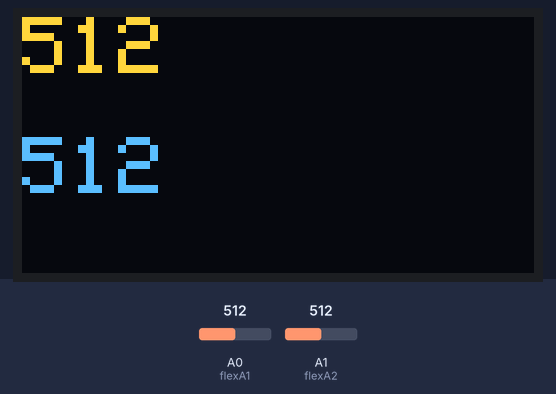
The sketch below on a simulated Arduino Uno, built with avr-gcc and run on an emulated ATmega328P. Parts: 128×64 one-colour display. The inputs (shaded band) are chosen by the test bench; at power-on: A0 (flexA1) = 512, A1 (flexA2) = 512. The OLED is the two-colour kind (top 16 rows yellow); no radio packets arrive unless stated; what the sketch prints to the serial monitor is not drawn.

Above: at 4.2 s.
4.3 s: A0 (flexA1) set to 107
At 4.8 s:
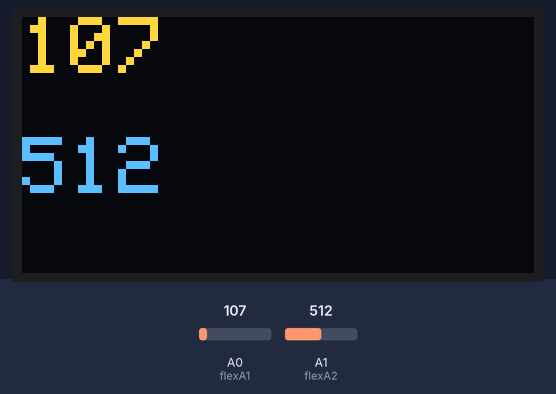
5.8 s: A0 (flexA1) set to 89
At 6.2 s:
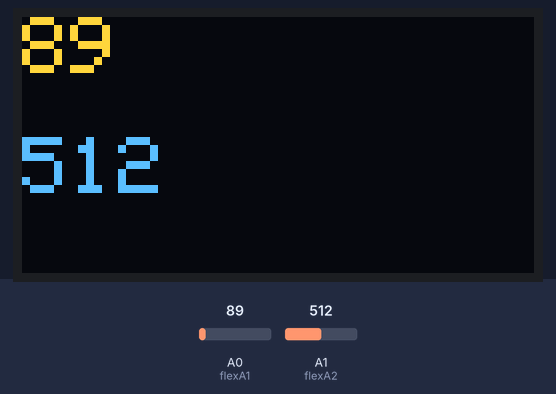
7.3 s: A1 (flexA2) set to 109
At 8.2 s:
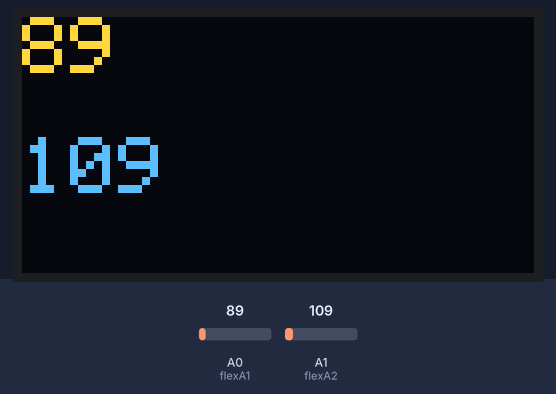
8.8 s: A1 (flexA2) set to 91
At 10.0 s:
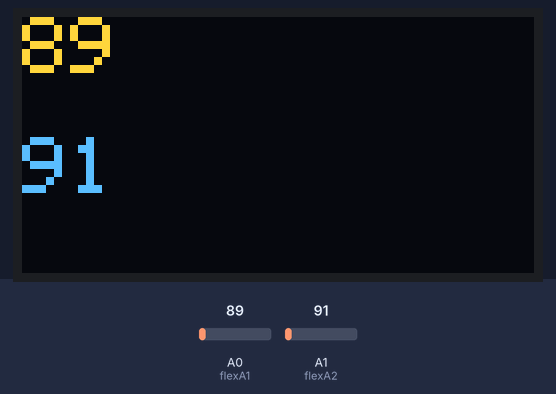
10.3 s: A1 (flexA2) set to 122
At 11.5 s:
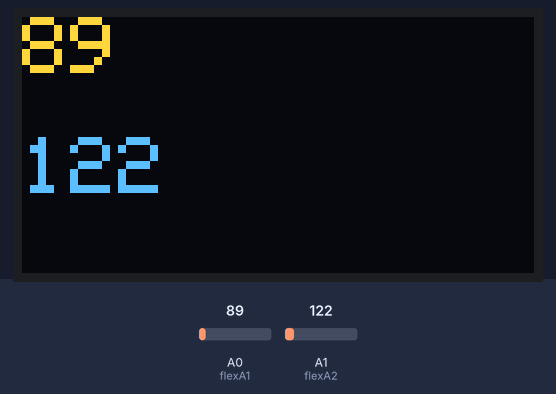
11.8 s: A0 (flexA1) set to 122
At 13.3 s:
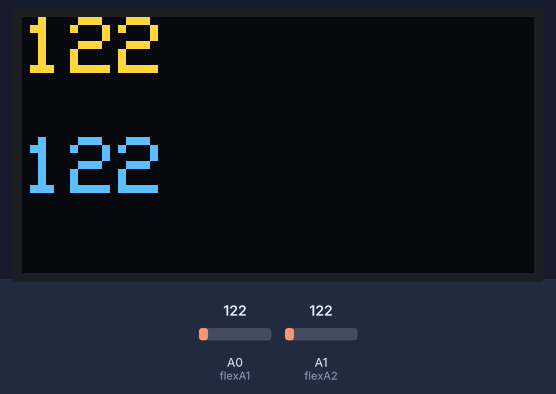
Timing chart, 0 to 14.3 s (numbered marks = the images above; inputs shaded):
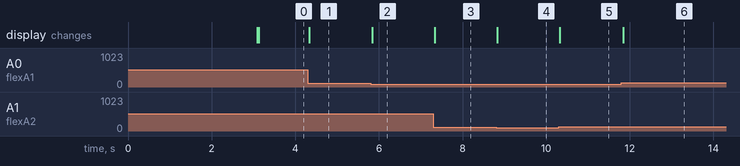

Measured:
- after the input at 4.3 s, the display: changes at once (image 1)
- after the input at 5.8 s, the display: changes after 0.05 s (image 2)
- after the input at 7.3 s, the display: changes at once (image 3)
- after the input at 8.8 s, the display: changes at once (image 4)
- after the input at 10.3 s, the display: changes at once (image 5)
- after the input at 11.8 s, the display: changes after 0.05 s (image 6)

The sketch:

anorak_V.4.1_readout_.ino
```cpp
//anorak edit by Varis Vipavanich date 5/28/2022#include <SPI.h>
#include <Wire.h>
#include <Adafruit_GFX.h>
#include <Adafruit_SSD1306.h>
#include <SPI.h>
#include <nRF24L01.h>
#include <RF24.h>
RF24 radio(7, 8); // CE, CSN
const byte address[6] = "00001";     //Byte of array representing the address. This is the address where we will send the data. This should be same on the receiving side.

#define SCREEN_WIDTH 128 // pixel ความกว้าง
#define SCREEN_HEIGHT 64 // pixel ความสูง

// กำหนดขาต่อ I2C กับจอ OLED
#define OLED_RESET     -1 //ขา reset เป็น -1 ถ้าใช้ร่วมกับขา Arduino reset
Adafruit_SSD1306 OLED(SCREEN_WIDTH, SCREEN_HEIGHT, &Wire, OLED_RESET);
float flexA1 = A0;
float flexA2 = A1;
void setup() {
  radio.begin();                  //Starting the Wireless communication
  radio.openWritingPipe(address); //Setting the address where we will send the data
  radio.setPALevel(RF24_PA_MIN);  //You can set it as minimum or maximum depending on the distance between the transmitter and receiver.
  radio.stopListening();          //This sets the module as transmitter

  Serial.begin(9600);
  if (!OLED.begin(SSD1306_SWITCHCAPVCC, 0x3C)) { // สั่งให้จอ OLED เริ่มทำงานที่ Address 0x3C
    Serial.println("SSD1306 allocation failed");
  } else {
    Serial.println("ArdinoAll OLED Start Work !!!");
  }
  pinMode(flexA1, INPUT);
  pinMode(flexA2, INPUT);

  OLED.clearDisplay(); // ลบภาพในหน้าจอทั้งหมด
  OLED.setTextColor(WHITE, BLACK);  //กำหนดข้อความสีขาว ฉากหลังสีดำ
  OLED.setCursor(0, 0); // กำหนดตำแหน่ง x,y ที่จะแสดงผล
  OLED.setTextSize(2); // กำหนดขนาดตัวอักษร
  OLED.println("ANORAK"); // แสดงผลข้อความ ALL

  OLED.setTextSize(1);
  OLED.print("VER4.1");
  OLED.println(" All");


  OLED.display(); // สั่งให้จอแสดงผล
  delay(3000);
  OLED.clearDisplay(); // ลบภาพในหน้าจอทั้งหมด
  OLED.display(); // สั่งให้จอแสดงผล
  Serial.println("table of Flex Sensor");
  Serial.println("FlexA                    flexB");

}

void loop() {
  int flex1 = map(analogRead(flexA1), 700, 900, 0, 255);
  int flex2 = map(analogRead(flexA2), 700, 900, 0, 255);
  //  float flexA1D = flex1;
  //  float flexA2D = flex2;
  //  radio.write(&flexA2D, sizeof(flexA2D));
  //  radio.write(&flexA1D, sizeof(flexA1D));
  OLED.clearDisplay(); // ลบภาพในหน้าจอทั้งหมด
  OLED.setTextColor(WHITE, BLACK);  //กำหนดข้อความสีขาว ฉากหลังสีดำ
  OLED.setCursor(0, 0); // กำหนดตำแหน่ง x,y ที่จะแสดงผล
  OLED.setTextSize(2); // กำหนดขนาดตัวอักษร
  OLED.println(analogRead(flexA1)); // แสดงผลข้อความ ALL
  OLED.setCursor(0, 30); // กำหนดตำแหน่ง x,y ที่จะแสดงผล
  OLED.setTextSize(2); // กำหนดขนาดตัวอักษร
  OLED.println(analogRead(flexA2)); // แสดงผลข้อความ ALL
  OLED.display(); // สั่งให้จอแสดงผล
  Serial.print(analogRead(flexA1));
  Serial.print("                    ");
  Serial.print(analogRead(flexA2));
  Serial.println();

}
```
